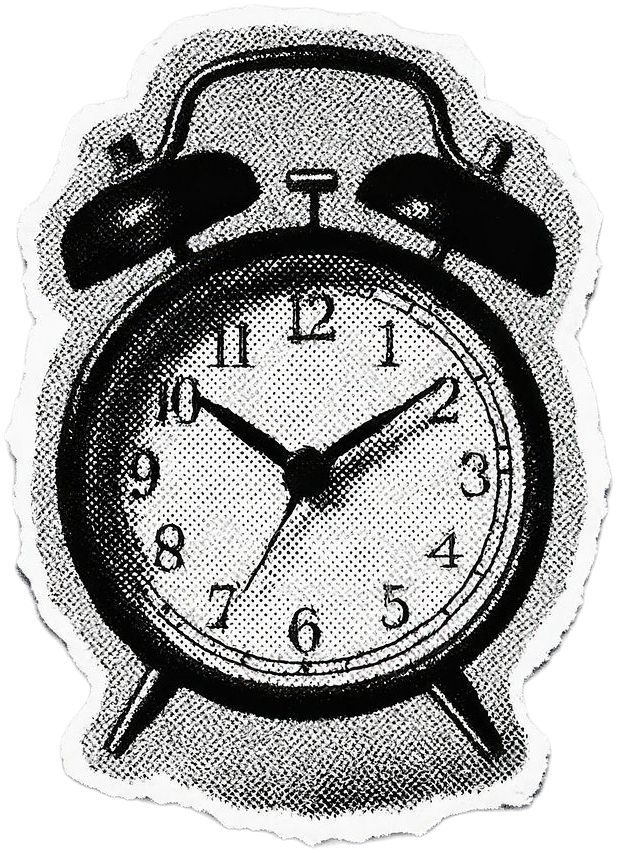
#> input picture assets/media/objects/alarm-clock.png, 617 x 853 px
$ python cutout.py ../assets/media/objects/alarm-clock.png out.png
#> lines starting #> are read from the running program, lines starting #| are printed output that depends on the picture; after the words box and inside, x2 and y2 are one past the last pixel; in counts of white or black regions, pixels touching at a corner belong together
#!/usr/bin/env python3
"""Turn a sticker / paper cut-out image into a transparent PNG with a clean paper edge.

  python3 scripts/cutout.py in.jpg out.png [--edge 10] [--tol 28] [--close 3] [--gray] [--split]
                                            [--paper FFFFFF] [--max 900]

A PNG that already has transparency (cut out by hand) keeps its own edges: only --edge,
--gray, --split, trimming and resizing apply.

How it works on a flat image: the background is whatever touches the image border and is close to the
border colors (one color, or two for a baked-in transparency checkerboard). Everything
else is the object. Halftone gaps are closed, holes filled, specks dropped, then a uniform
paper border of --edge px is added so every cut-out in a deck matches.
--split writes one file per separate object: out_1.png, out_2.png, ... (left to right).
Check the result on a dark and a light background before using it.
"""
import argparse
from pathlib import Path

import numpy as np
from PIL import Image, ImageFilter
from scipy import ndimage


def disk(r):
    y, x = np.ogrid[-r:r + 1, -r:r + 1]
    return x * x + y * y <= r * r


def bg_colors(a):
    edge = np.concatenate([a[0], a[-1], a[:, 0], a[:, -1]])
    lum = edge.mean(axis=1)
    if lum.std() < 12:
        return [np.median(edge, axis=0)]
    lo, hi = edge[lum < lum.mean()], edge[lum >= lum.mean()]
    return [np.median(lo, axis=0), np.median(hi, axis=0)]


def object_mask(a, tol, close):
    dist = np.min([np.linalg.norm(a - c, axis=2) for c in bg_colors(a)], axis=0)
    cand = dist < tol
    lab, _ = ndimage.label(cand)
    border = np.unique(np.concatenate([lab[0], lab[-1], lab[:, 0], lab[:, -1]]))
    fg = ~np.isin(lab, border[border > 0])
    fg = ndimage.binary_opening(fg, iterations=1)
    if close:
        fg = ndimage.binary_closing(fg, structure=disk(close), iterations=1)
    fg = ndimage.binary_fill_holes(fg)
    lab, n = ndimage.label(fg)
    if n:
        sizes = ndimage.sum(fg, lab, range(1, n + 1))
        keep = [i + 1 for i, s in enumerate(sizes) if s >= 0.004 * fg.size]
        fg = np.isin(lab, keep)
    return fg


def render(a, fg, edge, paper, gray):
    ring = ndimage.binary_dilation(fg, structure=disk(edge)) if edge else fg
    rgb = a.copy()
    if gray:
        g = (a @ np.array([0.299, 0.587, 0.114]))[..., None]
        rgb = np.repeat(g, 3, axis=2)
    rgb[ring & ~fg] = paper
    alpha = Image.fromarray((ring * 255).astype(np.uint8)).filter(ImageFilter.GaussianBlur(0.8))
    img = Image.fromarray(rgb.clip(0, 255).astype(np.uint8)).convert("RGBA")
    img.putalpha(alpha)
    return img, ring


def crop(img, ring, pad):
    ys, xs = np.nonzero(ring)
    box = (max(xs.min() - pad, 0), max(ys.min() - pad, 0), min(xs.max() + pad + 1, ring.shape[1]), min(ys.max() + pad + 1, ring.shape[0]))
    return img.crop(box)


def main():
    ap = argparse.ArgumentParser(description=__doc__, formatter_class=argparse.RawDescriptionHelpFormatter)
    ap.add_argument("src"); ap.add_argument("out")
    ap.add_argument("--edge", type=int, default=10, help="paper border in px (0 = none)")
    ap.add_argument("--tol", type=float, default=28, help="how far from the background color still counts as background")
    ap.add_argument("--close", type=int, default=3, help="px to close halftone gaps (0 = off)")
    ap.add_argument("--paper", default="FFFFFF", help="paper edge color, hex")
    ap.add_argument("--gray", action="store_true", help="convert the object to greyscale")
    ap.add_argument("--split", action="store_true", help="one file per separate object")
    ap.add_argument("--max", type=int, default=900, help="longest side of the output in px")
    o = ap.parse_args()

    src = Image.open(o.src)
#> src is the input picture: PIL image 617x853 RGBA; mean R, G, B, A 154.5, 154.6, 154.2, 199.7
    has_alpha = src.mode in ("RGBA", "LA", "PA") and np.asarray(src.convert("RGBA"))[..., 3].min() < 250
#> has_alpha = True
    pad = o.edge + 2
    if has_alpha:
        # already cut out by hand: trust its transparency, only add an edge if asked
        rgba = np.pad(np.asarray(src.convert("RGBA")).astype(float), ((pad,) * 2, (pad,) * 2, (0, 0)))
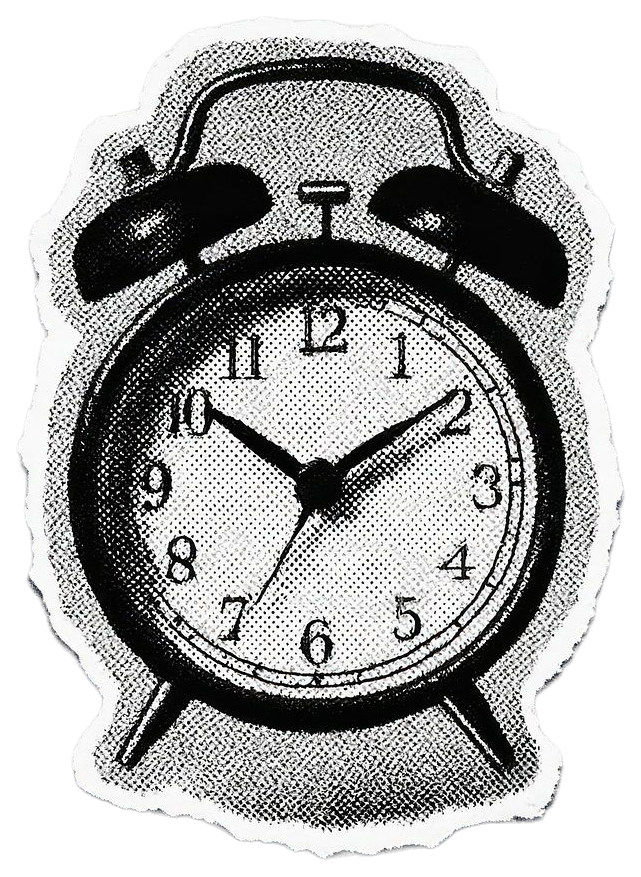
#> rgba: shape (877, 641, 4) float64; mean R, G, B, A 144.6, 144.7, 144.4, 187; transparent parts drawn white
        a, src_alpha = rgba[..., :3], rgba[..., 3]
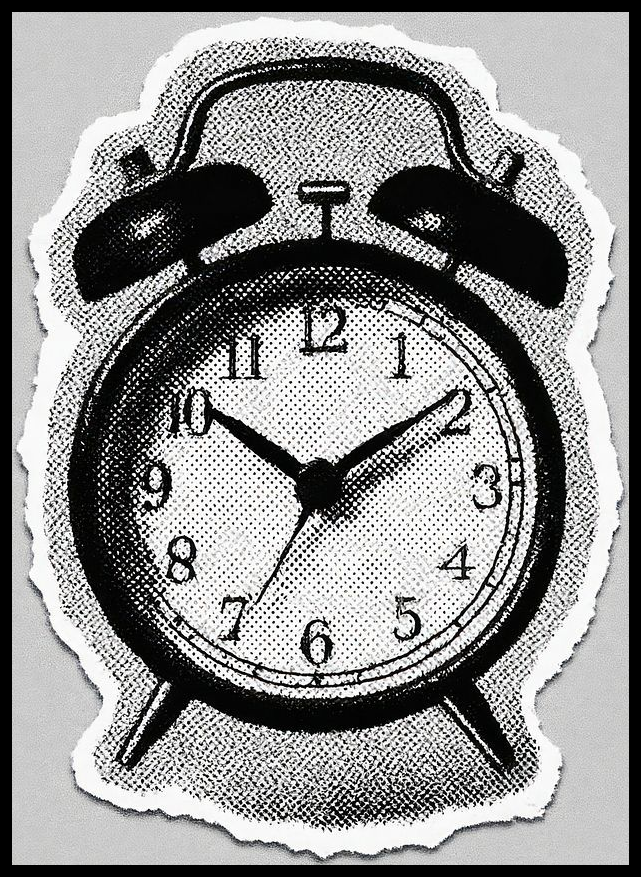
#> a: shape (877, 641, 3) float64; mean R, G, B 144.6, 144.7, 144.4
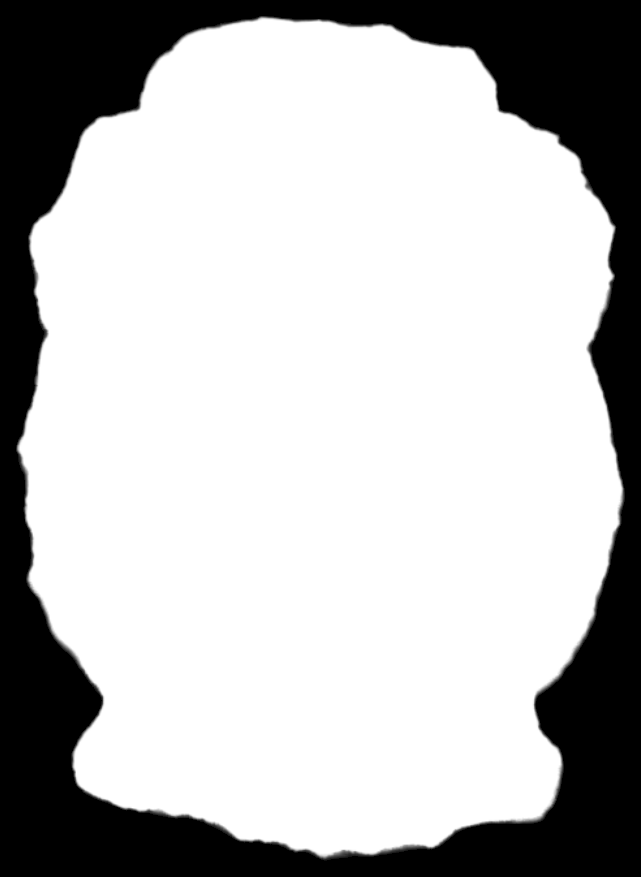
#> src_alpha: shape (877, 641) float64; min 0, max 255, mean 187
        fg = src_alpha > 16
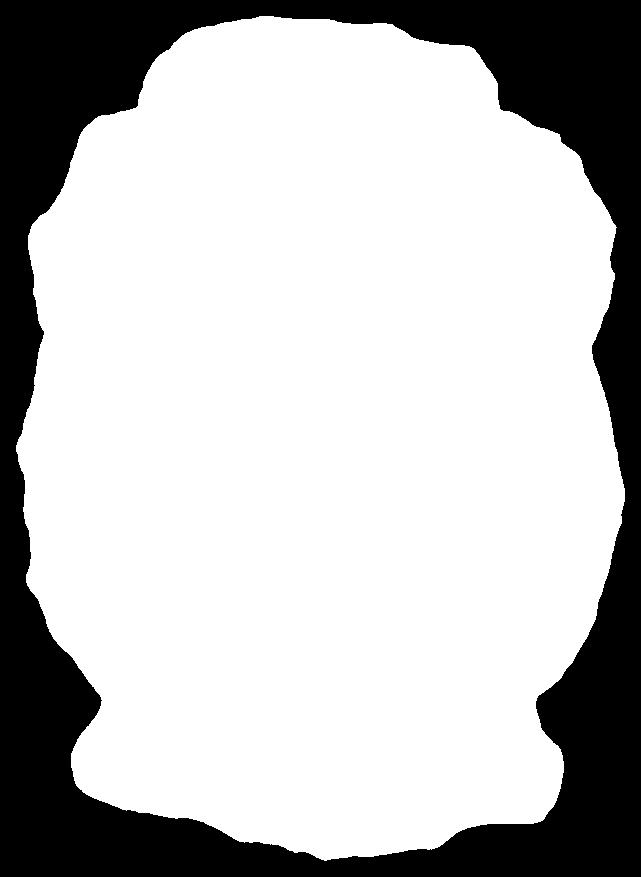
#> fg: shape (877, 641) bool; 74.3% white; 1 black region, box (x1, y1, x2, y2) and area: (0, 0, 641, 877) 144388
    else:
        a = np.asarray(src.convert("RGB")).astype(float)
        # leave room for the paper edge around objects that touch the frame
        a = np.pad(a, ((pad,) * 2, (pad,) * 2, (0, 0)), mode="edge")
        fg = object_mask(a, o.tol, o.close)
        src_alpha = None
    paper = np.array([int(o.paper[i:i + 2], 16) for i in (0, 2, 4)], float)
    out = Path(o.out)
    parts = [fg]
    if o.split:
        ring_all = ndimage.binary_dilation(fg, structure=disk(o.edge)) if o.edge else fg
        lab, n = ndimage.label(ring_all)
        order = sorted(range(1, n + 1), key=lambda i: np.nonzero(lab == i)[1].mean())
        parts = [fg & (lab == i) for i in order]
    for k, part in enumerate(parts, 1):
        img, ring = render(a, part, o.edge, paper, o.gray)
        if src_alpha is not None and o.edge == 0:
            # keep the hand-made soft edge instead of a hard mask
            alpha = np.where(part, src_alpha, 0).astype(np.uint8)
            img.putalpha(Image.fromarray(alpha))
        elif src_alpha is not None:
            alpha = np.maximum(np.asarray(img)[..., 3], np.where(part, src_alpha, 0)).astype(np.uint8)
            img.putalpha(Image.fromarray(alpha))
        img = crop(img, ring, 4)
        img.thumbnail((o.max, o.max), Image.LANCZOS)
        dest = out if len(parts) == 1 else out.with_name(f"{out.stem}_{k}{out.suffix}")
        img.save(dest, optimize=True)
        print(f"{dest}  {img.size[0]}x{img.size[1]}")
#> this loop made 1 pass
#> k on pass 1: 1
#| out.png  637x873
#> pass 1, in render, `ring = ndimage.binary_dilation(fg, structure=disk(edge)) if edge else fg`:
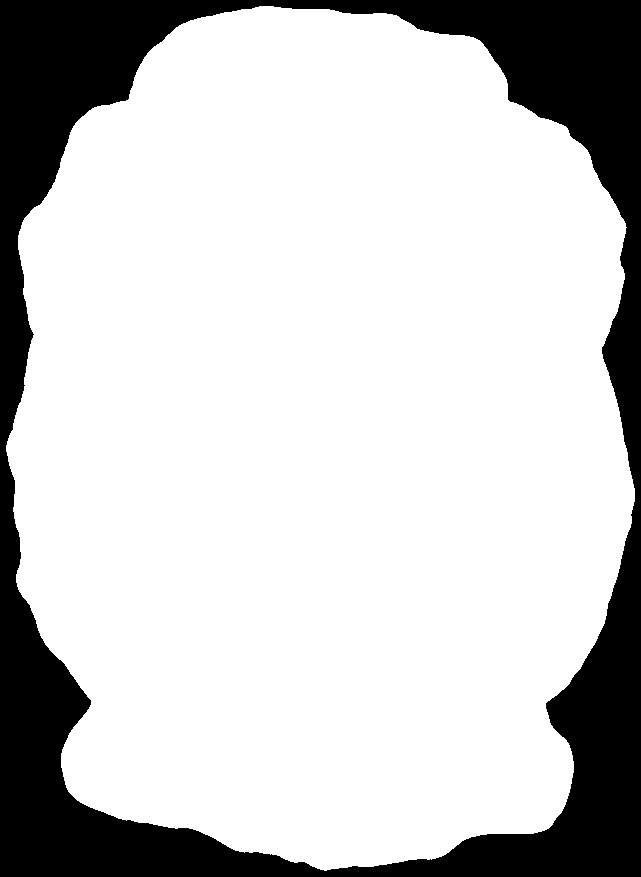
#> ring: shape (877, 641) bool; 78.8% white; 1 black region, box (x1, y1, x2, y2) and area: (0, 0, 641, 877) 118917
#> pass 1, in render, `img = Image.fromarray(rgb.clip(0, 255).astype(np.uint8)).convert("RGBA")`:
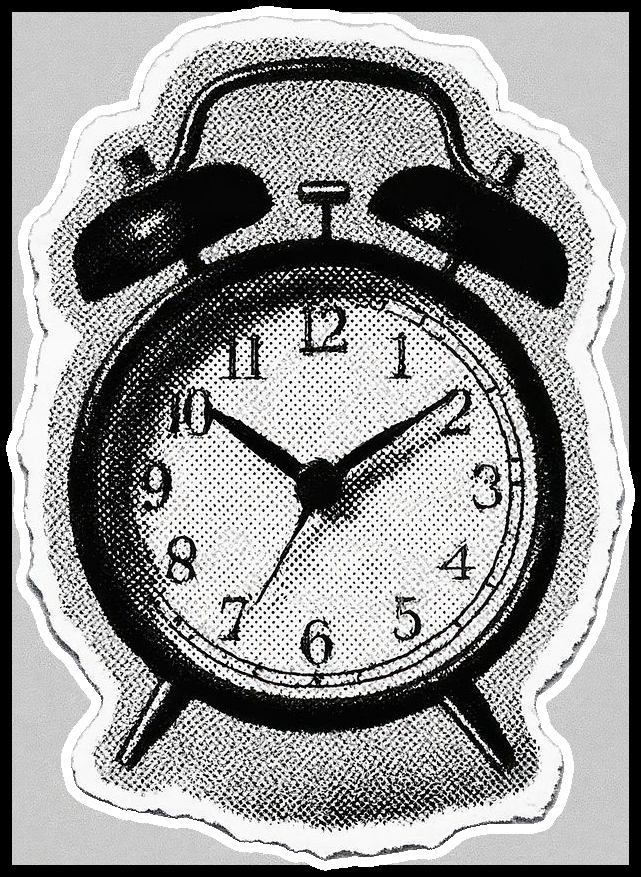
#> img: PIL image 641x877 RGBA; mean R, G, B, A 147.8, 147.8, 147.5, 255
#> after the loop:
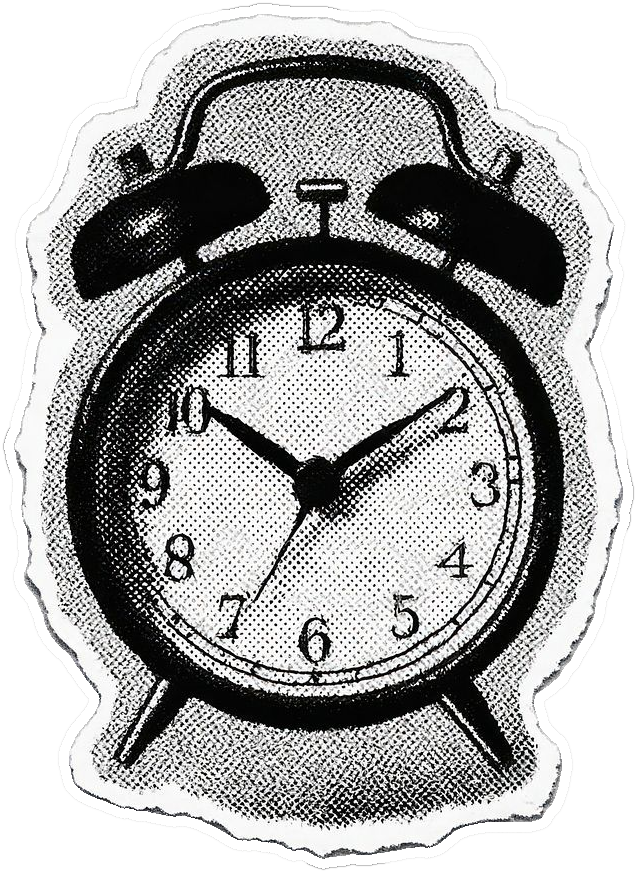
#> img: PIL image 637x873 RGBA; mean R, G, B, A 149.4, 149.4, 149.1, 203.2; transparent parts drawn white


if __name__ == "__main__":
    main()

$ run again, on assets/media/objects/arrow-down-right.png
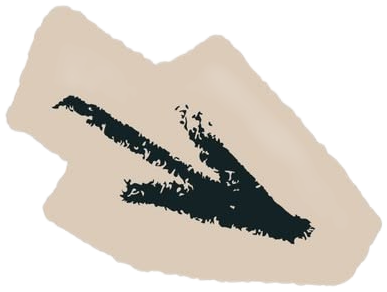
#> input picture assets/media/objects/arrow-down-right.png, 387 x 292 px
#> in main, src is the input picture: PIL image 387x292 RGBA; mean R, G, B, A 216.3, 209.2, 200.5, 148.4
#> has_alpha = True
#> in main, `fg = src_alpha > 16`:
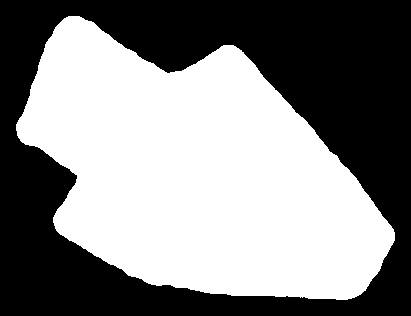
#> fg: shape (316, 411) bool; 52.6% white; 1 black region, box (x1, y1, x2, y2) and area: (0, 0, 411, 316) 61571
#> the loop in main, `for k, part in enumerate(parts, 1):` made 1 pass
#> k on pass 1: 1
#> (printed output is left out)
#> after the loop in main, `for k, part in enumerate(parts, 1):`:
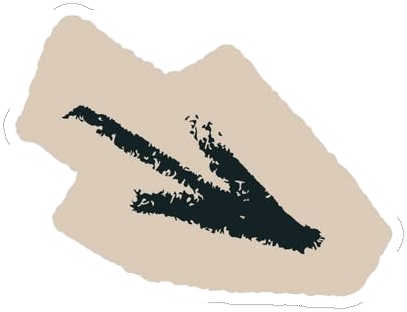
#> img: PIL image 407x312 RGBA; mean R, G, B, A 194.3, 188, 180.3, 159.8; transparent parts drawn white

$ run again, on assets/media/objects/arrow-right.png
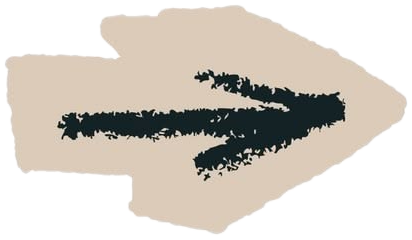
#> input picture assets/media/objects/arrow-right.png, 412 x 240 px
#> in main, src is the input picture: PIL image 412x240 RGBA; mean R, G, B, A 212.5, 205.8, 197.3, 152.3
#> has_alpha = True
#> in main, `fg = src_alpha > 16`:
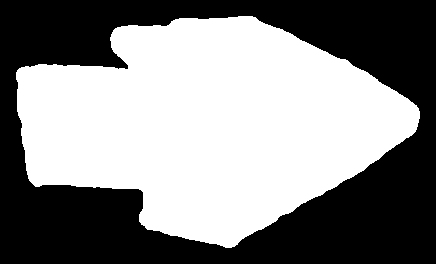
#> fg: shape (264, 436) bool; 52.9% white; 1 black region, box (x1, y1, x2, y2) and area: (0, 0, 436, 264) 54168
#> the loop in main, `for k, part in enumerate(parts, 1):` made 1 pass
#> k on pass 1: 1
#> (printed output is left out)
#> after the loop in main, `for k, part in enumerate(parts, 1):`:
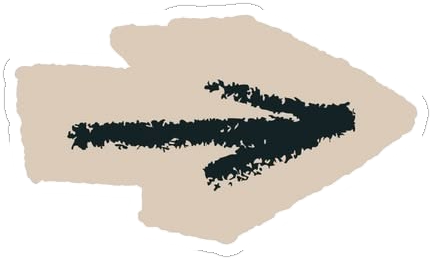
#> img: PIL image 432x260 RGBA; mean R, G, B, A 189.3, 183.4, 176, 163.5; transparent parts drawn white

$ run again, on assets/media/objects/arrow-up-right.png
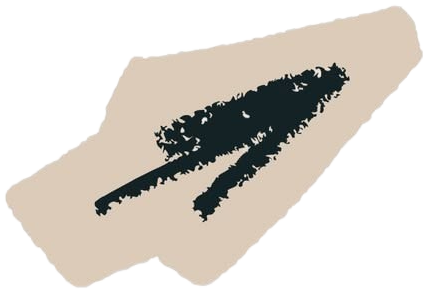
#> input picture assets/media/objects/arrow-up-right.png, 428 x 293 px
#> in main, src is the input picture: PIL image 428x293 RGBA; mean R, G, B, A 217.5, 211.9, 204.7, 130.5
#> has_alpha = True
#> fg: shape (317, 452) bool; 46.2% white; 1 white region, box (x1, y1, x2, y2) and area: (16, 16, 436, 301) 66227
#> the loop in main, `for k, part in enumerate(parts, 1):` made 1 pass
#> k on pass 1: 1
#> (printed output is left out)
#> after the loop in main, `for k, part in enumerate(parts, 1):`:
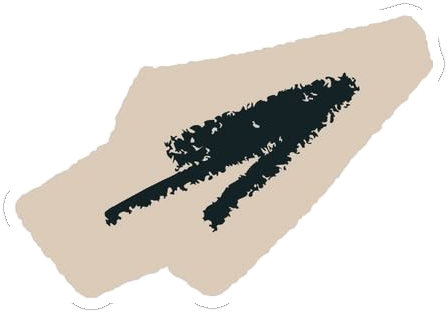
#> img: PIL image 448x313 RGBA; mean R, G, B, A 195.8, 190.8, 184.4, 141.2; transparent parts drawn white
